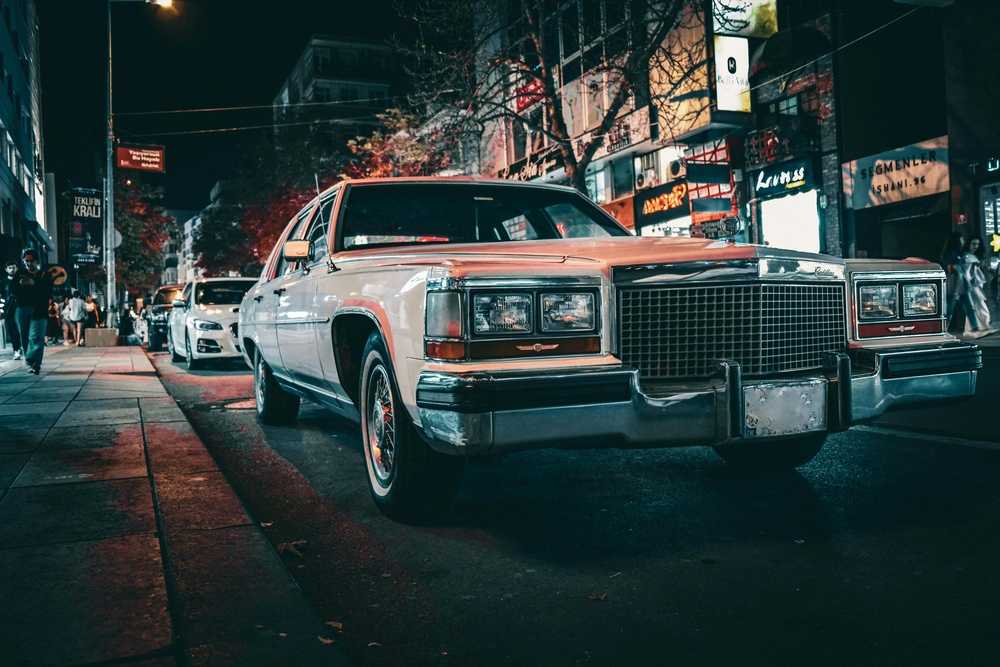
#> input picture my_image_4k.jpg, 1000 x 667 px, shrunk from 7728 x 5152 before the run
$ jupyter execute 'Security_Image (1).ipynb'   (shell and % lines are left out)
#> lines starting #> are read from the running program, lines starting #| are printed output that depends on the picture
[cell 1]
import cv2
import numpy as np
from google.colab.patches import cv2_imshow
from google.colab import files

[cell 2]
# Fungsi untuk mengenkripsi gambar menggunakan XOR
def xor_encrypt_decrypt(image, key):
    # Membuat kunci yang seukuran dengan gambar
    key_matrix = np.full(image.shape, key, dtype=np.uint8)
    # Menggunakan XOR untuk enkripsi/dekripsi
    decrypted_image = cv2.bitwise_xor(image, key_matrix)
    return decrypted_image

# Upload gambar untuk enkripsi
print("Upload gambar untuk enkripsi:")
uploaded_image = files.upload()
#> the answer given: my_image_4k.jpg
image_path = list(uploaded_image.keys())[0]
image = cv2.imread(image_path)
#> image is the input picture: shape (667, 1000, 3); mean B, G, R 59.2, 59.8, 44.9

if image is None:
    print("Gambar tidak ditemukan. Pastikan format file dan path benar.")
else:
    # Tampilkan gambar asli
    print("Gambar Asli:")
    cv2_imshow(image)

    # Inisialisasi kunci
    key = 123  # Contoh kunci (bisa diubah)

    # Enkripsi gambar
    encrypted_image = xor_encrypt_decrypt(image, key)
#> in xor_encrypt_decrypt, `decrypted_image = cv2.bitwise_xor(image, key_matrix)`:
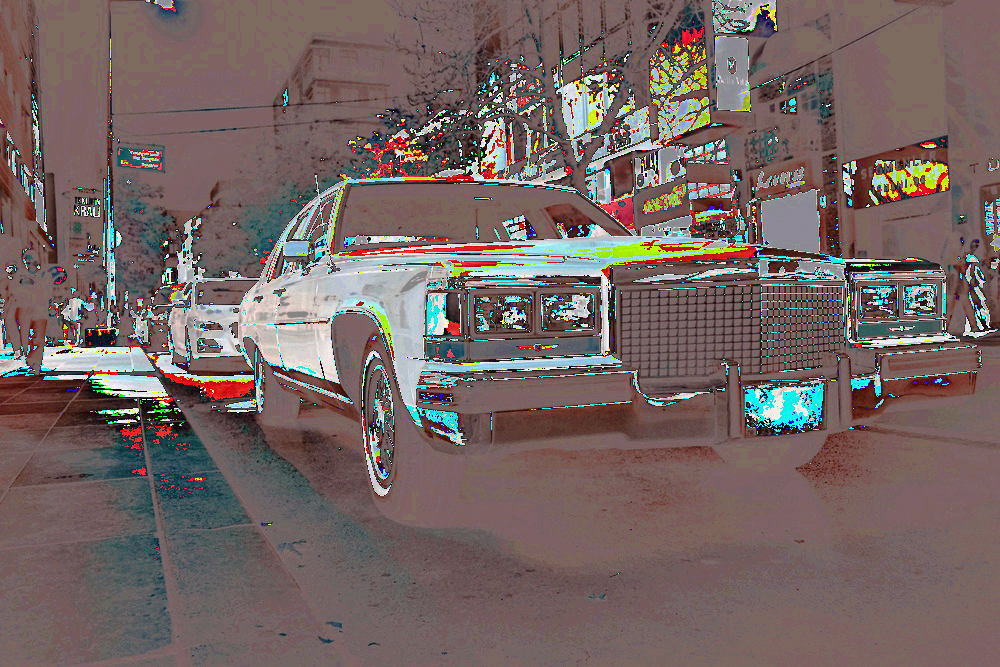
#> decrypted_image: shape (667, 1000, 3); mean B, G, R 98.9, 101.2, 116.4
    print("Gambar Terenkripsi:")
    cv2_imshow(encrypted_image)

    # Dekripsi gambar
    decrypted_image = xor_encrypt_decrypt(encrypted_image, key)
    print("Gambar Setelah Dekripsi:")
    cv2_imshow(decrypted_image)
